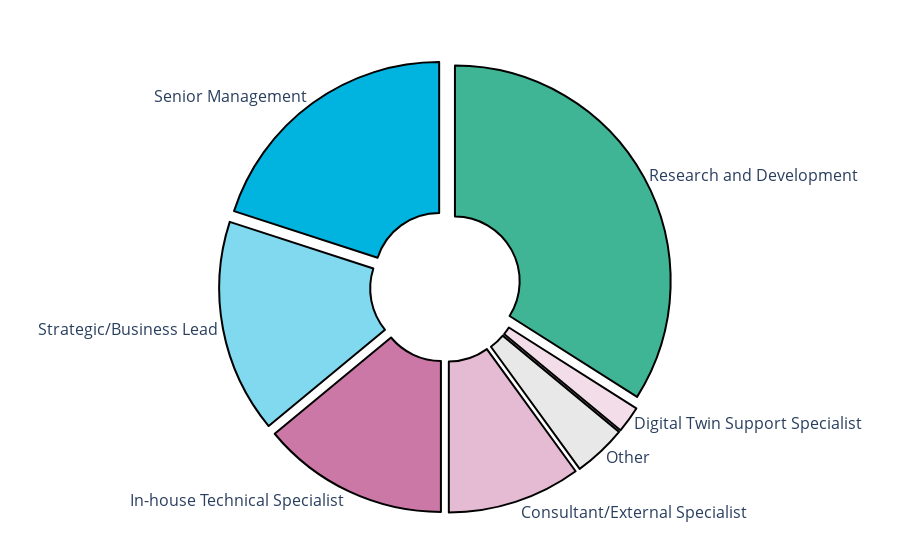

The code cell stored with this chart in its notebook:
### Markdown cell above
### Demographics  
Respondents came from ten different countries, with the majority based in the UK, and some selecting "global" as the primary location for their company. Survey participants represented over 19 different sectors, with larger groups emerging from Energy, IT, and Engineering sectors.

### Survey Structure and Content
The survey was divided into four sections: (1) respondent company/organization demographics and experience level, (2) current assurance practices, (3) the Gemini Principles, and (4) new tools. The entire survey consisted of 25 core questions, with an additional eight questions that were conditional on previous responses, meaning the number of questions varied for each respondent. Notably, participants were asked to rate the relevance of each Gemini Principle, but only rated the level of challenge for those principles they did not deem irrelevant. As a result, the number of questions varied considerably depending on the responses given.

### Survey Format and Duration
The survey was developed as a web-based application using the open-source Python framework Streamlit, enabling an interactive and user-friendly experience for participants. It was hosted on Azure infrastructure to ensure scalability, reliability, and secure data handling. The codebase for the survey application is openly available on GitHub, promoting transparency and allowing others to replicate or build upon our approach. The survey took an average of 18 minutes to complete. Throughout the survey, respondents received live feedback on some of the aggregated answers that had been submitted so far, making the experience more engaging.

### Survey Period
The survey began XX and was open until July 31st (specific dates to be filled in).

### Data Analysis
For data analysis, we primarily used descriptive statistics to summarize quantitative responses. Additionally, we performed a more detailed content analysis on the qualitative data collected from four open-ended questions, with coding conducted by three independent coders to ensure reliability and depth of insights.

### Limitations
One limitation of this survey is the bias towards participants from the UK. This bias is largely due to the networks through which the survey was distributed, which have a predominantly UK-based focus. Additionally, as the survey was conducted anonymously, we were unable to ensure balanced representation across other regions or demographics. This anonymity, while protecting respondent privacy, limits our ability to assess and correct for potential imbalances in the survey sample.

### Code cell
plot_pie_chart(df, 'role',palette=['#40B595','#00B4DF','#80D9EF','#CC78A7','#E5BBD3','#E8E8E8','#F2DDE9'],dpull=0.05,outfile='report_plots/roles.png')

### Figure 1 — Plotly figure (JSON) as saved in the notebook; plotly's stock layout.template omitted (floating-point values rounded to 4 significant figures)
{"data": [{"domain": {"x": [0, 1], "y": [0, 1]}, "hole": 0.3, "hovertemplate": "role=%{label}<br>count=%{value}<extra></extra>", "labels": ["Research and Development", "Senior Management", "Strategic/Business Lead", "In-house Technical Specialist", "Consultant/External Specialist", "Other", "Digital Twin Support Specialist"], "legendgroup": "", "marker": {"line": {"color": "#000000", "width": 2}}, "name": "", "pull": [0.05, 0.05, 0.05, 0.05, 0.05, 0.05, 0.05], "showlegend": false, "textfont": {"size": 16}, "textinfo": "label", "textposition": "outside", "type": "pie", "values": [17, 10, 8, 7, 5, 2, 1]}], "layout": {"legend": {"tracegroupgap": 0}, "margin": {"b": 0, "l": 0, "r": 0, "t": 50}, "piecolorway": ["#40B595", "#00B4DF", "#80D9EF", "#CC78A7", "#E5BBD3", "#E8E8E8", "#F2DDE9"], "title": {"text": "", "x": 0.5}}}
